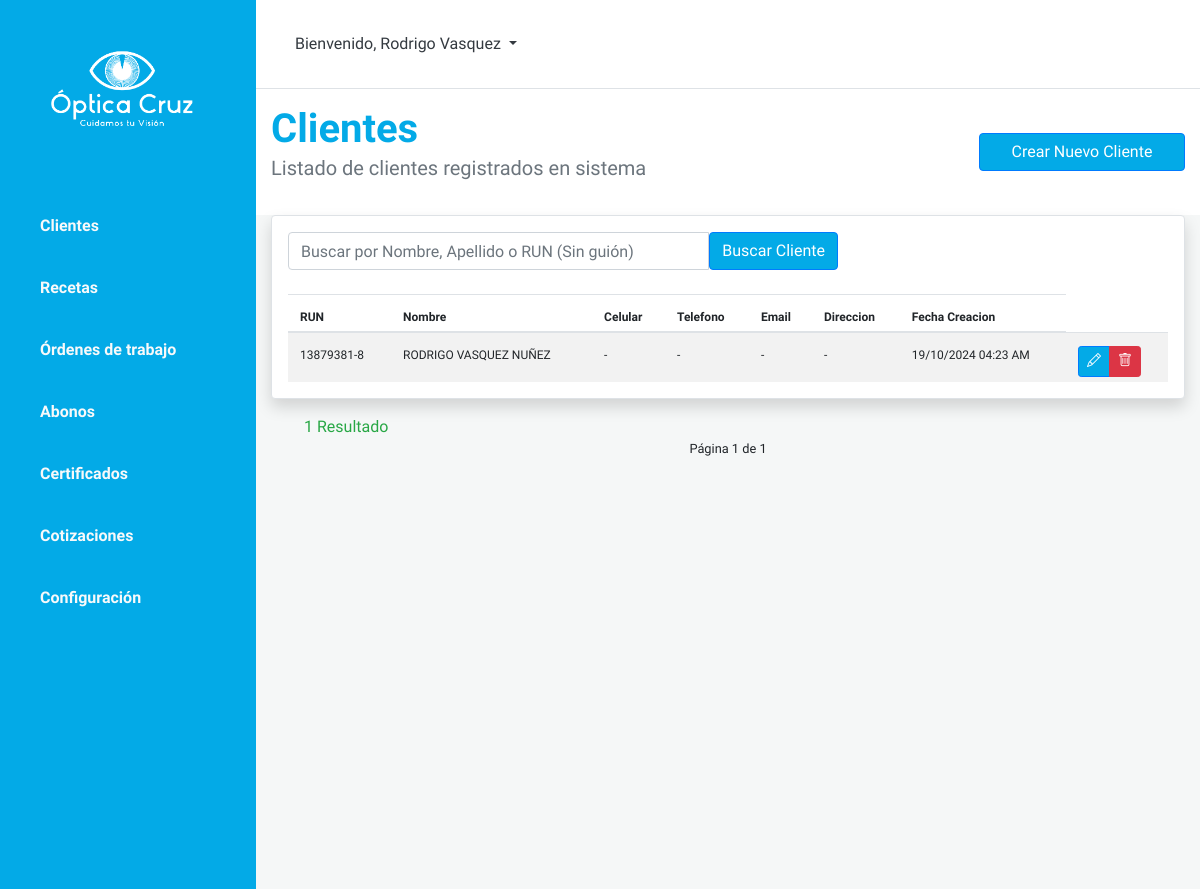
The app's page /cliente_list/, older data.
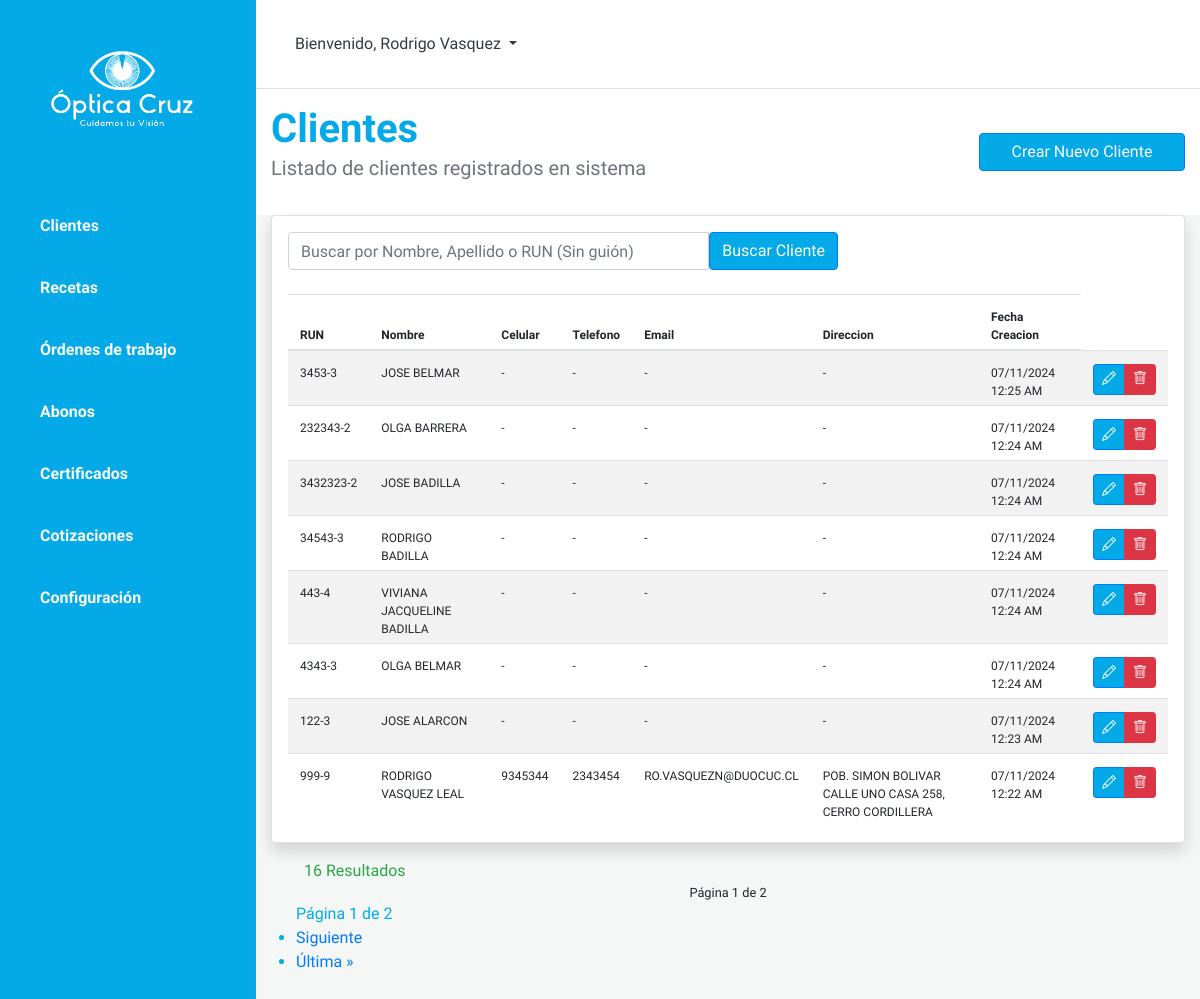
The same page, newer data.
### optica/models.py (models this page shows, shortened)
class Cliente(models.Model):
    rutCliente = models.IntegerField(primary_key=True, verbose_name="RUN Cliente")
    dvRutCliente = models.CharField(max_length=1, verbose_name="Digito")
    nombreCliente = models.CharField(max_length=20, verbose_name="Nombre")
    apPaternoCliente = models.CharField(max_length=20, verbose_name="Apellido Paterno")
    apMaternoCliente = models.CharField(max_length=20, null=True, blank=True, verbose_name="Apellido Materno")
    celularCliente = models.IntegerField(null=True, blank=True, verbose_name="Celular")
    telefonoCliente = models.IntegerField(null=True, blank=True, verbose_name="Teléfono")
    emailCliente = models.EmailField(max_length=50, null=True, blank=True, verbose_name="Correo Electrónico")
    direccionCliente = models.CharField(max_length=100, null=True, blank=True, verbose_name="Dirección")
    creacionCliente = models.DateTimeField(auto_now_add=True, verbose_name="Creado el día")

### optica/views.py (the view)
# urls.py: path('cliente_list/', views.ListarClienteView.as_view(), name='cliente_list'),
class ListarClienteView(generic.ListView):
    model = Cliente
    paginate_by = 8
    ordering = ['-creacionCliente']  # Ordena por el campo 'creacionCliente' en orden descendente
    def get_queryset(self):
        q = self.request.GET.get('q')
        queryset = super().get_queryset()
        if q:
            queryset = queryset.filter(
                Q(nombreCliente__icontains=q) |
                Q(apPaternoCliente__icontains=q) |
                Q(rutCliente__icontains=q)
            )
        return queryset
    def get_context_data(self, **kwargs):
        context = super().get_context_data(**kwargs)
        context['q'] = self.request.GET.get('q', '')  # Mantener el valor de la búsqueda en el contexto
        return context

### optica/templates/optica/cliente_list.html (shortened to what the changed rows need)
{% extends 'optica/base.html' %}
{% load static %}
{% block content%}
<div id="content" class="bg-grey w-100">
    <section class="bg-light py-3">
        <div class="container">
            <div class="row">
                <div class="col-lg-9 col-md-8">
                    <h1 class="font-weight-bold mb-0">Clientes</h1>
                </div>
            </div>
        </div>
    </section>
    <div class="mt-0">
        <div class="container-fluid w-100">
            <div class="card border border-1 shadow rounded p-3 ">
                <br>
                <table class="table table-condensed table-striped mb-0">
                    <thead>
                        <tr>
                            <th scope="col">RUN</th>
                            <th scope="col">Nombre</th>
                            <th scope="col">Celular</th>
                            <th scope="col">Telefono</th>
                            <th scope="col">Email</th>
                            <th scope="col">Direccion</th>
                            <th scope="col">Fecha Creacion</th>
                        </tr>
                    </thead>
                    <tbody>
                        {% for cliente in object_list %}
                        <tr>
                            <td> {{cliente.rutCliente}}-{{cliente.dvRutCliente}}</td>
                            <td class="text-uppercase"> {{ cliente.nombreCliente }} {{ cliente.apPaternoCliente }}
                                {{ cliente.apMaternoCliente |default:'' }}</td>
                            <td>{{ cliente.celularCliente |default:'-' }}</td>
                            <td>{{ cliente.telefonoCliente |default:'-' }}</td>
                            <td class="text-uppercase"> {{ cliente.emailCliente |default:'-' }}
                            </td>
                            <td class="text-uppercase"> {{ cliente.direccionCliente |default:'-' }}
                            </td>
                            <td>{{ cliente.creacionCliente |date:'d/m/Y h:i A' }}</td>
                            <td>
                                <div class="btn-group btn-group-sm">
                                    <a href="{% url 'cliente_edit' cliente.pk %}" class="btn btn-primary">
                                        <i class="bi bi-pencil"></i></a>
                                    <a href="{% url 'cliente_delete' cliente.pk %}" class="btn btn-danger">
                                        <i class="bi bi-trash"></i> </a>
                                </div>
                            </td>
                        </tr>
                        {% endfor %}
                    </tbody>
                </table>
            </div>
        </div>
        <div class="text-success text-left mt-3 ml-5">
            {{ page_obj.paginator.count }} Resultado{{ page_obj.paginator.count|pluralize }}
        </div>
        <div class="d-flex justify-content-center">
            <small class="d-none d-sm-inline-block text-body">
                Página {{ page_obj.number }} de {{ page_obj.paginator.num_pages }}
            </small>
        </div>
        <div class="pagination">
            <ul>
                {% if is_paginated %}
                <span>Página {{ page_obj.number }} de {{ page_obj.paginator.num_pages }}</span>
                {% if page_obj.has_next %}
                <li><a href="?q={{ request.GET.q }}&page={{ page_obj.next_page_number }}">Siguiente</a></li>
                <li><a href="?q={{ request.GET.q }}&page={{ page_obj.paginator.num_pages }}">Última &raquo;</a></li>
                {% endif %}
                {% endif %}
            </ul>
        </div>
    </div>
</div>
{% endblock content %}

Row changes from the older to the newer data that the page shows:
no longer on this page (row unchanged): Cliente: rutCliente "13879381", dvRutCliente "8", nombreCliente "RODRIGO", apPaternoCliente "VASQUEZ", apMaternoCliente "NUÑEZ", celularCliente "-", telefonoCliente "-", emailCliente "-", direccionCliente "-", creacionCliente "19/10/2024 04:23 AM"
added Cliente: rutCliente "3453", dvRutCliente "3", nombreCliente "JOSE", apPaternoCliente "BELMAR", celularCliente "-", telefonoCliente "-", emailCliente "-", direccionCliente "-", creacionCliente "07/11/2024 12:25 AM"
added Cliente: rutCliente "232343", dvRutCliente "2", nombreCliente "OLGA", apPaternoCliente "BARRERA", celularCliente "-", telefonoCliente "-", emailCliente "-", direccionCliente "-", creacionCliente "07/11/2024 12:24 AM"
added Cliente: rutCliente "3432323", dvRutCliente "2", nombreCliente "JOSE", apPaternoCliente "BADILLA", celularCliente "-", telefonoCliente "-", emailCliente "-", direccionCliente "-", creacionCliente "07/11/2024 12:24 AM"
added Cliente: rutCliente "34543", dvRutCliente "3", nombreCliente "RODRIGO", apPaternoCliente "BADILLA", celularCliente "-", telefonoCliente "-", emailCliente "-", direccionCliente "-", creacionCliente "07/11/2024 12:24 AM"
added Cliente: rutCliente "443", dvRutCliente "4", nombreCliente "VIVIANA JACQUELINE", apPaternoCliente "BADILLA", celularCliente "-", telefonoCliente "-", emailCliente "-", direccionCliente "-", creacionCliente "07/11/2024 12:24 AM"
added Cliente: rutCliente "4343", dvRutCliente "3", nombreCliente "OLGA", apPaternoCliente "BELMAR", celularCliente "-", telefonoCliente "-", emailCliente "-", direccionCliente "-", creacionCliente "07/11/2024 12:24 AM"
added Cliente: rutCliente "122", dvRutCliente "3", nombreCliente "JOSE", apPaternoCliente "ALARCON", celularCliente "-", telefonoCliente "-", emailCliente "-", direccionCliente "-", creacionCliente "07/11/2024 12:23 AM"
added Cliente: rutCliente "999", dvRutCliente "9", nombreCliente "RODRIGO", apPaternoCliente "VASQUEZ", apMaternoCliente "LEAL", celularCliente "9345344", telefonoCliente "2343454", emailCliente "RO.VASQUEZN@DUOCUC.CL", direccionCliente "POB. SIMON BOLIVAR CALLE UNO CASA 258, CERRO CORDILLERA", creacionCliente "07/11/2024 12:22 AM"
Text that changed along with them:
{{ page_obj.paginator.count }}: "1" → "16"
{{ page_obj.paginator.num_pages }}: "1" → "2"
{{ page_obj.number }}: (not shown) → "1"
{{ page_obj.paginator.num_pages }}: (not shown) → "2"
text now shown: "Página de Siguiente Última »"
